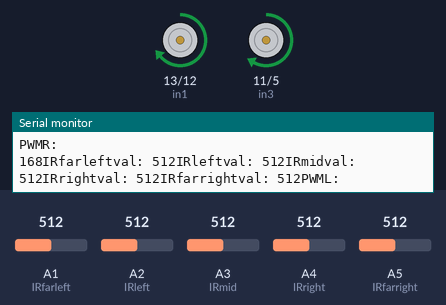
A sketch run on a simulated Arduino Uno, built with avr-gcc and run on an emulated ATmega328P. On the bench: motor-driver pin pairs drawn as motors (green arrow = first pin HIGH = forward, orange = second pin HIGH = backward, longer = more drive, scaled by the enable pin), the last lines printed to the serial monitor. The inputs (shaded band) are chosen by the test bench; at power-on: A3 (IRmid) = 512, A1 (IRfarleft) = 512, A2 (IRleft) = 512, A4 (IRright) = 512, A5 (IRfarright) = 512.

Above: at 1.2 s.
1.3 s: A3 (IRmid) set to 716
At 2.5 s:
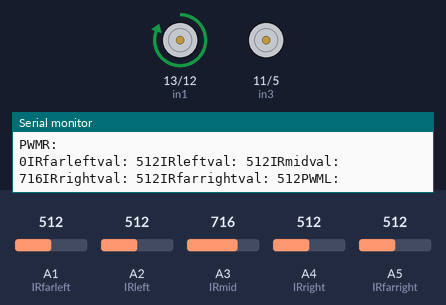
2.8 s: A3 (IRmid) set to 689
5.8 s: A3 (IRmid) set to 670
At 6.3 s:
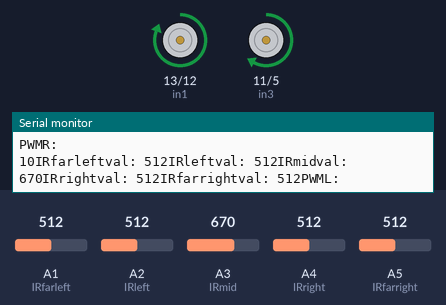
7.3 s: A3 (IRmid) set to 306
At 8.5 s:
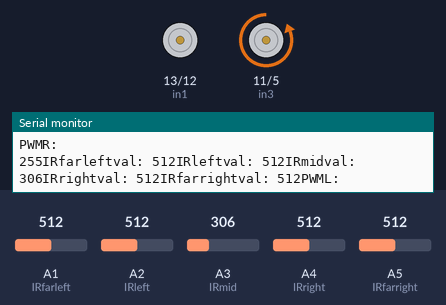
8.8 s: A1 (IRfarleft) set to 108
11.8 s: A1 (IRfarleft) set to 91
Timing chart, 0 to 14.8 s (numbered marks = the images above; inputs shaded):
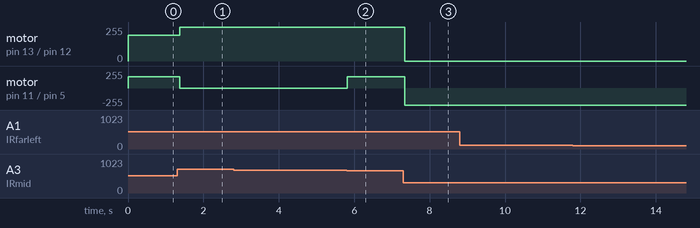

The sketch:

PID.ino
```cpp
//motor pins
int enA = 3;
int in1 = 13;
int in2 = 12;

int enB = 6;
int in3 = 11;
int in4 = 5;

//PID variables
int Motorspd = 0 , MotorInitial = 180;
int kp = 1, ki = 0, kd = 0;
int lastError = 0, derivative = 0;

int limit = 255;
int lowlimit = 0;

int counts = 0;

//IR sensor pins
int IRfarleft = A1;
int IRleft = A2;
int IRmid = A3;
int IRright = A4;
int IRfarright = A5;

// pin calibrations
int PWML = enA;
int PWMR = enB;

int IRfarleftval = 0;
int IRleftval = 0;
int IRmidval = 0;
int IRrightval = 0;
int IRfarrightval = 0;


//functions


//setup
void setup() {
  Serial.begin(9600);
  pinMode(enA, OUTPUT);
  pinMode(in1, OUTPUT);
  pinMode(in2, OUTPUT);
  pinMode(enB, OUTPUT);
  pinMode(in3, OUTPUT);
  pinMode(in4, OUTPUT);
  pinMode(IRfarleft, INPUT);
  pinMode(IRleft, INPUT);
  pinMode(IRmid, INPUT);
  pinMode(IRright, INPUT);
  pinMode(IRfarright, INPUT);
}


//main loop

void loop(){
  valueRead();
  PID();
  IRprint();
  Serial.println("PWML:");
  Serial.println(PWML);
  Serial.println("PWMR:");
  Serial.print(PWMR);


}

//functions

void valueRead(){
  IRfarleftval = analogRead(IRfarleft);
  IRleftval = analogRead(IRleft);
  IRmidval = analogRead(IRmid);
  IRrightval = analogRead(IRright);
  IRfarrightval = analogRead(IRfarright);
}


//PID function to control motors based on IR sensor values
void PID(){
  int error = IRmidval - 500;
  derivative = error - lastError;
  Motorspd = (kp * error) + (ki * counts) + (kd * derivative);
  lastError = error;
  counts = counts + error;
  PWML = MotorInitial + Motorspd;
  PWMR = MotorInitial - Motorspd;
  if (PWML > limit){
    PWML = limit;
  }
  if (PWMR > limit){
    PWMR = limit;
  }
  if (PWML < lowlimit){
    PWML = lowlimit;
  }
  if (PWMR < lowlimit){
    PWMR = lowlimit;
  }
  if (error > 0){
    digitalWrite(in1, HIGH);
    digitalWrite(in2, LOW);
    digitalWrite(in3, HIGH);
    digitalWrite(in4, LOW);
    analogWrite(enA, PWML);
    analogWrite(enB, PWMR);
  }
  if (error < 0){
    digitalWrite(in1, LOW);
    digitalWrite(in2, HIGH);
    digitalWrite(in3, LOW);
    digitalWrite(in4, HIGH);
    analogWrite(enA, PWML);
    analogWrite(enB, PWMR);
  }
  if (error == 0){
    digitalWrite(in1, HIGH);
    digitalWrite(in2, LOW);
    digitalWrite(in3, HIGH);
    digitalWrite(in4, LOW);
    analogWrite(enA, MotorInitial);
    analogWrite(enB, MotorInitial);
  }

}


//IR sensor print
void IRprint(){
  Serial.print("IRfarleftval: ");
  Serial.print(IRfarleftval);
  Serial.print("IRleftval: ");
  Serial.print(IRleftval);
  Serial.print("IRmidval: ");
  Serial.print(IRmidval);
  Serial.print("IRrightval: ");
  Serial.print(IRrightval);
  Serial.print("IRfarrightval: ");
  Serial.print(IRfarrightval);
}
```

Measured:
- the behaviour switches between 680 and 679 on A3 (IRmid) (found by bisection; images 1 and 2)
- after the input at 1.3 s, motor on pin 13 (in1) / pin 12 (in2): forward 192/255 → forward 255/255 after 0.08 s; motor on pin 11 (in3) / pin 5 (in4): forward 168/255 → stopped after 0.08 s
- after the input at 5.8 s, motor on pin 11 (in3) / pin 5 (in4): stopped → forward 168/255 at once
- after the input at 7.3 s, motor on pin 13 (in1) / pin 12 (in2): forward 255/255 → stopped at once; motor on pin 11 (in3) / pin 5 (in4): forward 168/255 → backward 255/255 at once
